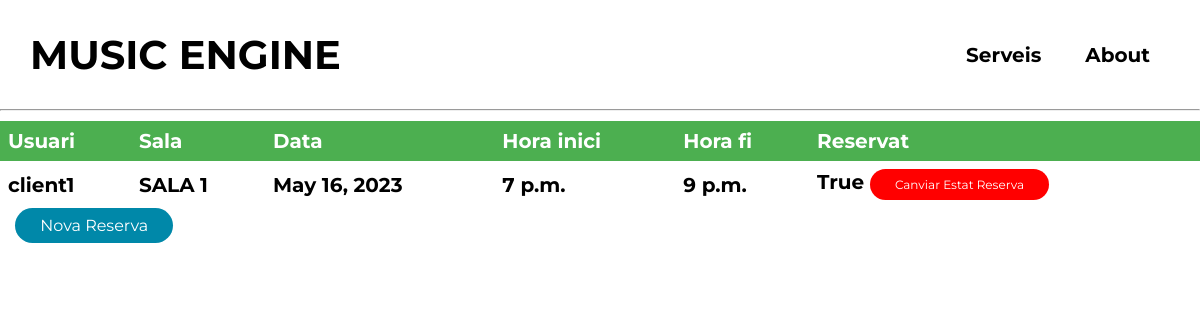
Page /reserves/ (signed in) on the earlier database version.
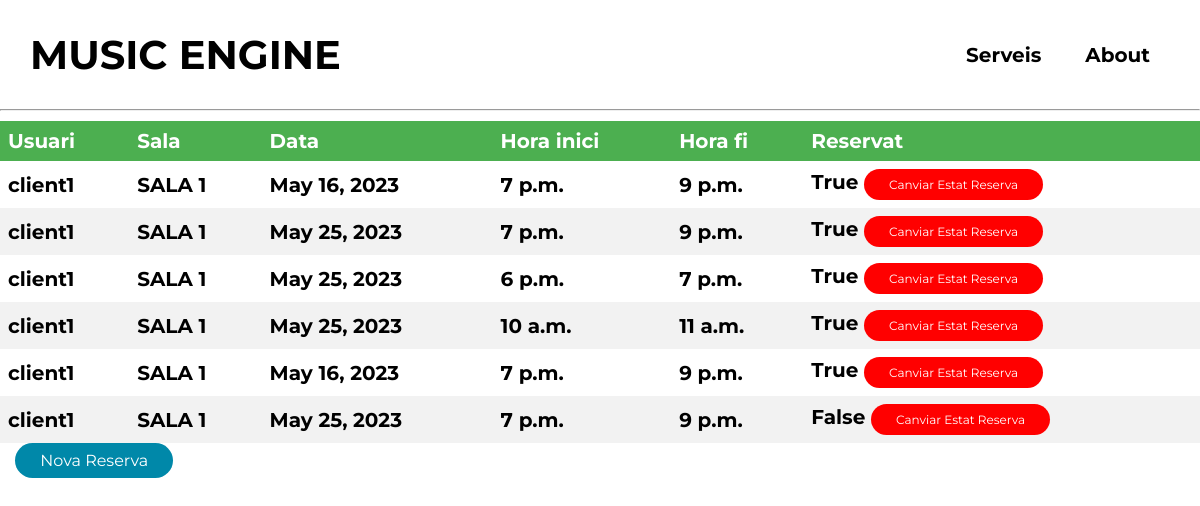
Same page on the later database version.
### music_engine/models.py (models this page shows, shortened)
class Reserva(models.Model):
    usuari = models.ForeignKey(User, on_delete=models.CASCADE, blank=False)
    sala = models.ForeignKey(MusicalStudio, on_delete=models.CASCADE, blank=False)
    material = models.ManyToManyField(MusicalMaterial, blank=True)
    tecnic = models.ForeignKey(technical_personnel, on_delete=models.CASCADE, blank=True, null=True)
    data = models.DateField(blank=False)
    hora_inici = models.TimeField(blank=False)
    hora_fi = models.TimeField(blank=False)
    reservat = models.BooleanField(default=False)

class MusicalStudio(models.Model):
    name = models.CharField(max_length=100, primary_key=True)
    capacity = models.IntegerField()
    TYPE_CHOICES = (
        ('ensaig', 'ENSAIG'),
        ('enregistrar', 'ENREGISTRAR')
    )
    type = models.CharField(choices=TYPE_CHOICES, max_length=100)
    incorporated_material = models.ManyToManyField(MusicalMaterial, blank=True)
    def __str__(self):
        return self.name

### music_engine/views.py (the view)
# urls.py: path('reserves/', ReservaListView.as_view(), name='reserva_list'),
class ReservaListView(ListView):
    model = Reserva
    template_name = 'reserva_list.html'
    context_object_name = 'reserves'

### templates/reserva_list.html (shortened to what this page needs)
{% include 'navbar.html' %}
<body>
<table>
    <thead>
    <tr>
        <th>Usuari</th>
        <th>Sala</th>
        <th>Data</th>
        <th>Hora inici</th>
        <th>Hora fi</th>
        <th>Reservat</th>
    </tr>
    </thead>
    <tbody>
    {% for reserva in reserves %}
        {% if user.username != "gestor" %}
            {% if reserva.usuari == user %}
                <tr>
                    <td>{{ reserva.usuari }}</td>
                    <td>{{ reserva.sala }}</td>
                    <td>{{ reserva.data }}</td>
                    <td>{{ reserva.hora_inici }}</td>
                    <td>{{ reserva.hora_fi }}</td>
                    <td>{{ reserva.reservat }} <button id="toggle-button" data-id="{{ reserva.id }}" class="button button-red">Canviar Estat Reserva</button></td>
                </tr>
            {% endif %}
        {% endif %}
    {% endfor %}
    </tbody>
</table>
&nbsp<a class="cta" href="/create/reserva/">
    &nbsp<button class="button button-blue">Nova Reserva</button>
    </a>
</body>

Differences in the rows shown:
added Reserva: usuari "client1", sala "SALA 1", data "May 25, 2023", hora_inici "7 p.m.", hora_fi "9 p.m.", reservat "True"
added Reserva: usuari "client1", sala "SALA 1", data "May 25, 2023", hora_inici "6 p.m.", hora_fi "7 p.m.", reservat "True"
added Reserva: usuari "client1", sala "SALA 1", data "May 25, 2023", hora_inici "10 a.m.", hora_fi "11 a.m.", reservat "True"
added Reserva: usuari "client1", sala "SALA 1", data "May 16, 2023", hora_inici "7 p.m.", hora_fi "9 p.m.", reservat "True"
added Reserva: usuari "client1", sala "SALA 1", data "May 25, 2023", hora_inici "7 p.m.", hora_fi "9 p.m.", reservat "False"
